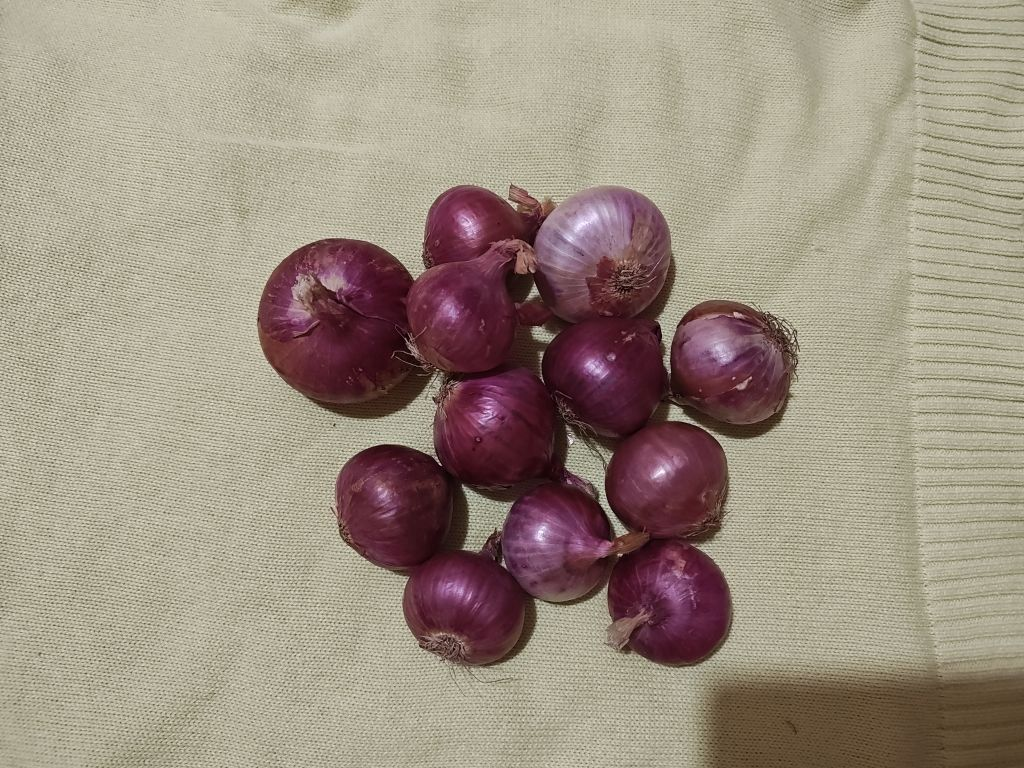
#> input picture app/samples/Onion07046.jpg, 1024 x 768 px; its folder holds only this picture in this run
$ python -i scale.py   (imports and definitions only)
#> lines starting #> are read from the running program, lines starting #| are printed output that depends on the picture; after the words box and inside, x2 and y2 are one past the last pixel; in counts of white or black regions, pixels touching at a corner belong together
"""Recovering millimetres from a photo, and degrading honestly when we can't.

THE PROBLEM THIS SOLVES
-----------------------
Onions are tipped onto the mat and roll. A bulb that covers an ArUco marker
does not make detection worse -- it makes it fail outright, because the
decoder needs the entire black square plus its quiet border. With two
markers, two unlucky onions removed every size measurement in the lot.

THE LADDER
----------
Each rung is strictly worse than the one above but strictly better than
nothing, and every result says which rung it landed on so the certificate
can state its own limits.

  HOMOGRAPHY  >=3 markers   perspective-correct, per-bulb local scale
  HOMOGRAPHY  2 markers     same maths, weaker geometry
  SINGLE      1 marker      one global mm/px, no perspective correction
  CARRIED     0 markers     scale reused from an earlier look of this lot
  MAT_EDGE    0 markers     the mat's own A4 outline -- PROVISIONAL ONLY

On a clean bench MAT_EDGE looks excellent (0.1-3 mm error on a 100 mm span,
per scripts/occlusion_stress.py). On real cluttered trays it is not: measured
against caliper ground truth it came out at 16.9 mm MAE, versus 0.5-0.7 mm for
every marker-based rung. A 17 mm error on a 60 mm bulb moves it two grade
bands, so this rung is confidently wrong rather than usefully approximate --
the worst kind of failure on a signed document.

It is kept only because some scale beats none for a relative size picture, and
it sits BELOW carried: a homography measured thirty seconds ago on the same
bench is far more trustworthy than a bright quadrilateral that could be a
tray, a cloth, or a sheet of paper. Anything at or below GRADING_FLOOR is
flagged provisional and must not be presented as a certified grade.

  NONE        nothing       uncalibrated; sizes withheld, not guessed

The last rung matters as much as the first. A number invented without a
reference would be indistinguishable from a real one on the certificate.
"""

from __future__ import annotations

from dataclasses import dataclass, field

import cv2
import numpy as np

from app.mat_layout import (
    MARKER_MM, MAT_CORNERS_MM, MAT_H_MM, MAT_W_MM, marker_corners_mm,
)

ARUCO_DICT = cv2.aruco.DICT_4X4_50
SKEW_TOLERANCE = 0.08

# Confidence attached to each rung. Used to decide whether to warn the
# operator, not to scale any measurement.
SOURCE_CONFIDENCE = {
    "homography": 1.00,
    "homography_weak": 0.85,
    "single_marker": 0.70,
    "carried": 0.40,
    "mat_edge": 0.25,   # measured at 16.9 mm MAE on cluttered trays
    "none": 0.0,
}

# At or below this, sizes are provisional: usable as a relative picture,
# not as a certified ICAR-DOGR grade.
GRADING_FLOOR = 0.35

_DETECTOR = cv2.aruco.ArucoDetector(
    cv2.aruco.getPredefinedDictionary(ARUCO_DICT),
    cv2.aruco.DetectorParameters(),
)


@dataclass
class ScaleResult:
    """How to convert this image's pixels into millimetres, and how much to
    trust the conversion."""

    calibrated: bool = False
    source: str = "none"
    mm_per_px: float | None = None          # representative, for display
    homography: np.ndarray | None = None    # image px -> mat mm
    marker_ids: list[int] = field(default_factory=list)
    markers_expected: int = 8
    perspective_skew: bool = False
    confidence: float = 0.0
    warning: str = ""

    # [39 lines left out: functions grades_certified, to_dict, _mean_side_px, _mm_per_px_from_homography, not called in this run]


def _find_mat_quad(image_bgr: np.ndarray) -> np.ndarray | None:
    """Locate the mat's own white A4 rectangle.

    Last resort when every marker is buried. The mat is the brightest large
    convex quadrilateral in frame. This can be fooled by a white tray or a
    sheet of paper, which is exactly why it is reported as a distinct,
    low-confidence source rather than folded in silently.
    """
    grey = cv2.cvtColor(image_bgr, cv2.COLOR_BGR2GRAY)

    # A featureless frame -- a blank wall, a lens cap, an overexposed shot --
    # thresholds into one full-frame blob that passes every shape test below
    # and yields confident, meaningless millimetres. Otsu always splits
    # something, so the contrast check has to happen before it runs.
    if float(grey.std()) < 12.0:
        return None

    grey = cv2.GaussianBlur(grey, (5, 5), 0)
    _, mask = cv2.threshold(grey, 0, 255, cv2.THRESH_BINARY + cv2.THRESH_OTSU)
    mask = cv2.morphologyEx(mask, cv2.MORPH_CLOSE,
                            cv2.getStructuringElement(cv2.MORPH_RECT, (25, 25)))

    contours, _ = cv2.findContours(mask, cv2.RETR_EXTERNAL, cv2.CHAIN_APPROX_SIMPLE)
    if not contours:
        return None

    frame_area = image_bgr.shape[0] * image_bgr.shape[1]
    # Upper bound as well as lower: a blob filling the frame edge-to-edge is
    # not a sheet lying on a bench, it is the absence of one. A genuine mat
    # photo has background visible around it -- and if the mat really did
    # fill the frame, its markers would be visible and we would never reach
    # this rung.
    candidates = [c for c in contours
                  if 0.12 * frame_area <= cv2.contourArea(c) <= 0.90 * frame_area]
    if not candidates:
        return None

    contour = max(candidates, key=cv2.contourArea)

    # Onions sitting over the mat's edge bite notches out of its outline, so
    # the raw contour is neither convex nor four-sided. The convex hull
    # bridges those bites and recovers the sheet the notches were cut from.
    hull = cv2.convexHull(contour)

    best = None
    perimeter = cv2.arcLength(hull, True)
    for epsilon in (0.01, 0.02, 0.03, 0.05, 0.08):
        approx = cv2.approxPolyDP(hull, epsilon * perimeter, True)
        if len(approx) == 4:
            best = approx.reshape(4, 2).astype(np.float32)
            break

    if best is None:
        # Still not a clean quadrilateral. A rotated bounding box is a
        # cruder fit -- it cannot represent perspective -- but for a mat
        # photographed near-flat it is far better than refusing to size.
        best = cv2.boxPoints(cv2.minAreaRect(hull)).astype(np.float32)

    # Sanity: an A4 sheet has a known aspect ratio. Anything wildly off is a
    # white tray or a tablecloth, not our mat, and using it would invent
    # confident millimetres from the wrong object.
    side_a = np.linalg.norm(best[1] - best[0])
    side_b = np.linalg.norm(best[2] - best[1])
    if min(side_a, side_b) <= 0:
        return None
    aspect = max(side_a, side_b) / min(side_a, side_b)
    expected = max(MAT_W_MM, MAT_H_MM) / min(MAT_W_MM, MAT_H_MM)
    if not (0.65 * expected <= aspect <= 1.5 * expected):
        return None

    # order corners TL, TR, BR, BL so they match MAT_CORNERS_MM
    summed = best.sum(axis=1)
    diffed = np.diff(best, axis=1).ravel()
    return np.array([
        best[np.argmin(summed)],   # top-left  has the smallest x+y
        best[np.argmin(diffed)],   # top-right has the smallest y-x
        best[np.argmax(summed)],   # bottom-right
        best[np.argmax(diffed)],   # bottom-left
    ], dtype=np.float32)


def detect_scale(image_bgr, carried: ScaleResult | None = None) -> ScaleResult:
    """Work down the ladder until something gives us millimetres.

    Never raises. `carried` is a scale recovered from an earlier look of the
    same lot -- the mat and phone have not moved much between two photos of
    one tray, so reusing it beats reporting nothing.
    """
    result = ScaleResult()

    if image_bgr is None or getattr(image_bgr, "size", 0) == 0:
        result.warning = "No image."
        return result

    height, width = image_bgr.shape[:2]

    try:
        grey = cv2.cvtColor(image_bgr, cv2.COLOR_BGR2GRAY)
        corners, ids, _ = _DETECTOR.detectMarkers(grey)
    except cv2.error:
        corners, ids = [], None

    found: list[tuple[int, np.ndarray]] = []
    if ids is not None:
        for corner, marker_id in zip(corners, ids.ravel()):
            marker_id = int(marker_id)
            if marker_id in {k for k in range(8)}:
                found.append((marker_id, corner.reshape(4, 2).astype(np.float32)))

    result.marker_ids = sorted(m for m, _ in found)

    # --- rungs 1 and 2: homography from two or more markers ---------------
    if len(found) >= 2:
        image_pts, mat_pts = [], []
        for marker_id, quad in found:
            image_pts.extend(quad.tolist())
            mat_pts.extend(marker_corners_mm(marker_id))

        H, _ = cv2.findHomography(
            np.array(image_pts, np.float32), np.array(mat_pts, np.float32),
            cv2.RANSAC, 3.0)

        if H is not None:
            result.calibrated = True
            result.homography = H
            result.mm_per_px = _mm_per_px_from_homography(H, width, height)
            strong = len(found) >= 3
            result.source = "homography" if strong else "homography_weak"
            result.confidence = SOURCE_CONFIDENCE[result.source]

            sides = [_mean_side_px(q) for _, q in found]
            if len(sides) >= 2 and min(sides) > 0:
                result.perspective_skew = abs(max(sides) / min(sides) - 1.0) > SKEW_TOLERANCE

            missing = 8 - len(found)
            if missing >= 4:
                result.warning = (f"{missing} of 8 markers hidden. "
                                  "Clear onions off the mat border.")
            elif not strong:
                result.warning = "Only 2 markers visible. Sizes are usable but less certain."
            return result

    # --- rung 3: a single marker ------------------------------------------
    if len(found) == 1:
        side_px = _mean_side_px(found[0][1])
        if side_px > 0:
            result.calibrated = True
            result.source = "single_marker"
            result.mm_per_px = MARKER_MM / side_px
            result.confidence = SOURCE_CONFIDENCE["single_marker"]
            result.warning = ("Only 1 marker visible. No tilt correction -- "
                              "hold the phone flat and clear the mat border.")
            return result

    # --- rung 4: reuse a scale from an earlier look of this lot ------------
    if carried is not None and carried.calibrated:
        result.calibrated = True
        result.source = "carried"
        result.mm_per_px = carried.mm_per_px
        result.homography = carried.homography
        result.confidence = SOURCE_CONFIDENCE["carried"]
        result.warning = ("No reference in this photo. Reusing the scale from an "
                          "earlier look -- valid only if the phone has not moved.")
        return result

    # --- rung 5: the mat's own outline ------------------------------------
    quad = _find_mat_quad(image_bgr)
    if quad is not None:
        H, _ = cv2.findHomography(quad, np.array(MAT_CORNERS_MM, np.float32))
        if H is not None:
            result.calibrated = True
            result.source = "mat_edge"
            result.homography = H
            result.mm_per_px = _mm_per_px_from_homography(H, width, height)
            result.confidence = SOURCE_CONFIDENCE["mat_edge"]
            result.warning = ("No marker visible. Scale taken from the mat outline -- "
                              "sizes are PROVISIONAL, not a certified grade. Reshoot with the mat clear.")
            return result

    # --- floor: refuse to invent a number ----------------------------------
    result.warning = ("Calibration mat not detected. Sizes cannot be measured. "
                      "Clear the mat border and photograph the tray again.")
    return result


# [28 lines left out: function measure_bbox_mm, not called in this run]

>>> import cv2
>>> picture = cv2.imread('samples/Onion07046.jpg')
#> picture is the input picture: shape (768, 1024, 3); mean B, G, R 129.1, 143.6, 157.1
>>> result = detect_scale(picture)
#> in detect_scale, `grey = cv2.cvtColor(image_bgr, cv2.COLOR_BGR2GRAY)`:
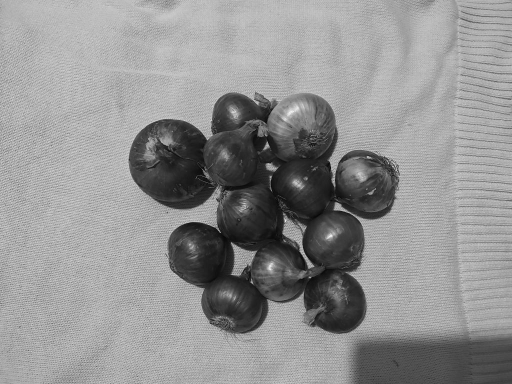
#> grey: shape (768, 1024) (shown at 1/2 size); min 3, max 253, mean 145.9
#> in detect_scale, `corners, ids, _ = _DETECTOR.detectMarkers(grey)`: corners = (); ids = None
#> in detect_scale, `result.marker_ids = sorted(m for m, _ in found)`: result.marker_ids = []
#> in _find_mat_quad, `_, mask = cv2.threshold(grey, 0, 255, cv2.THRESH_BINARY + cv2.THRESH_O..`:
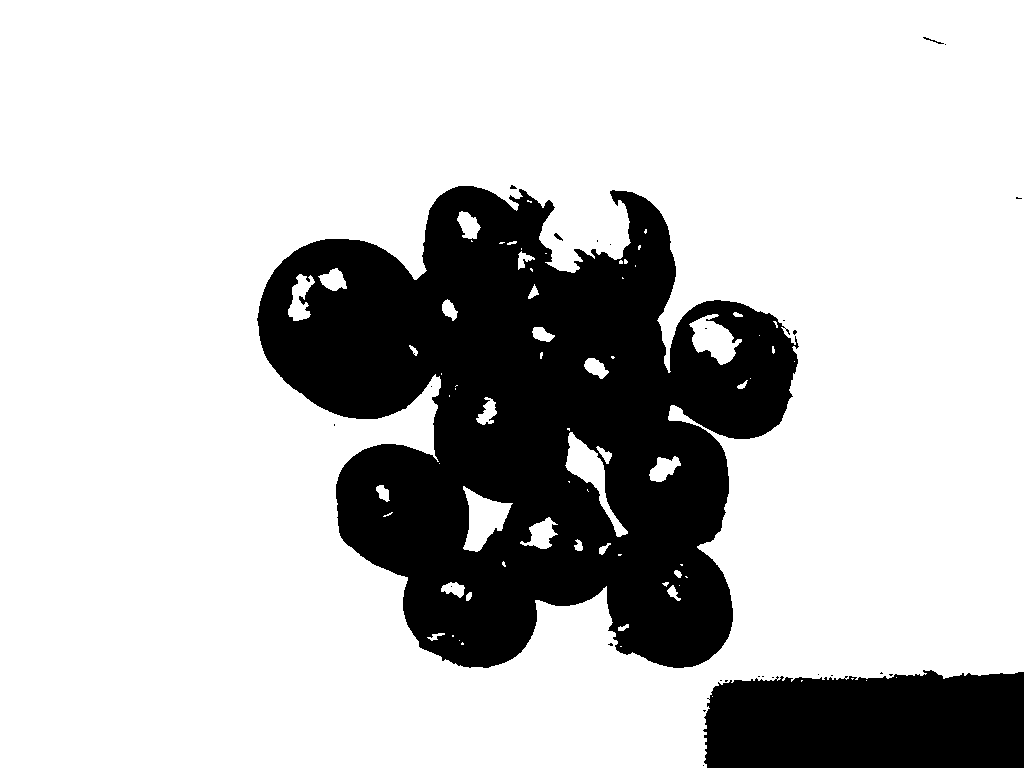
#> mask: shape (768, 1024); 76.7% white; 27 black regions (23 under 20 px), largest, box (x1, y1, x2, y2) and area: (257, 186, 799, 668) 154690, (703, 670, 1024, 768) 28681, (923, 37, 944, 44) 33, (554, 233, 563, 241) 31
#> in _find_mat_quad, `mask = cv2.morphologyEx(mask, cv2.MORPH_CLOSE, cv2.getStructuringEleme..`:
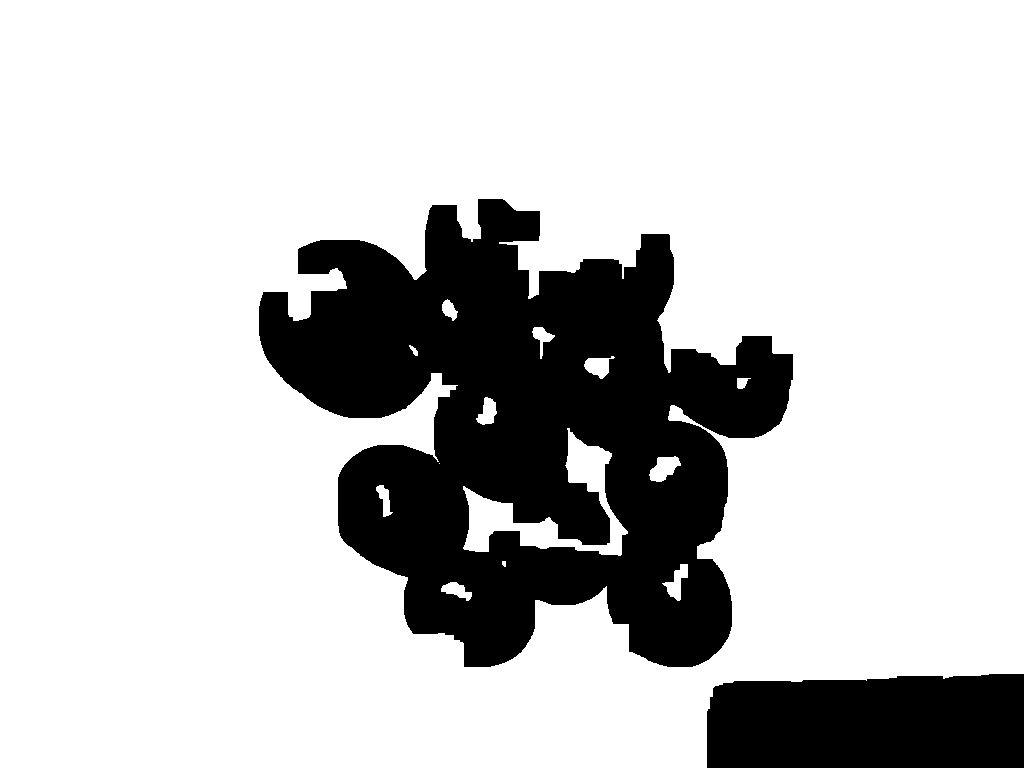
#> mask: shape (768, 1024); 78.5% white; 2 black regions
#> in _find_mat_quad, `contours, _ = cv2.findContours(mask, cv2.RETR_EXTERNAL, cv2.CHAIN_APPR..`: contours = 1 contour; box (x1, y1, x2, y2) and area: (0, 0, 1024, 768) 756458
#> in _find_mat_quad, `candidates = [c for c in contours if 0.12 * frame_area <= cv2.contourA..`: candidates = []

$ run again, on app/samples/Onion07049.jpg
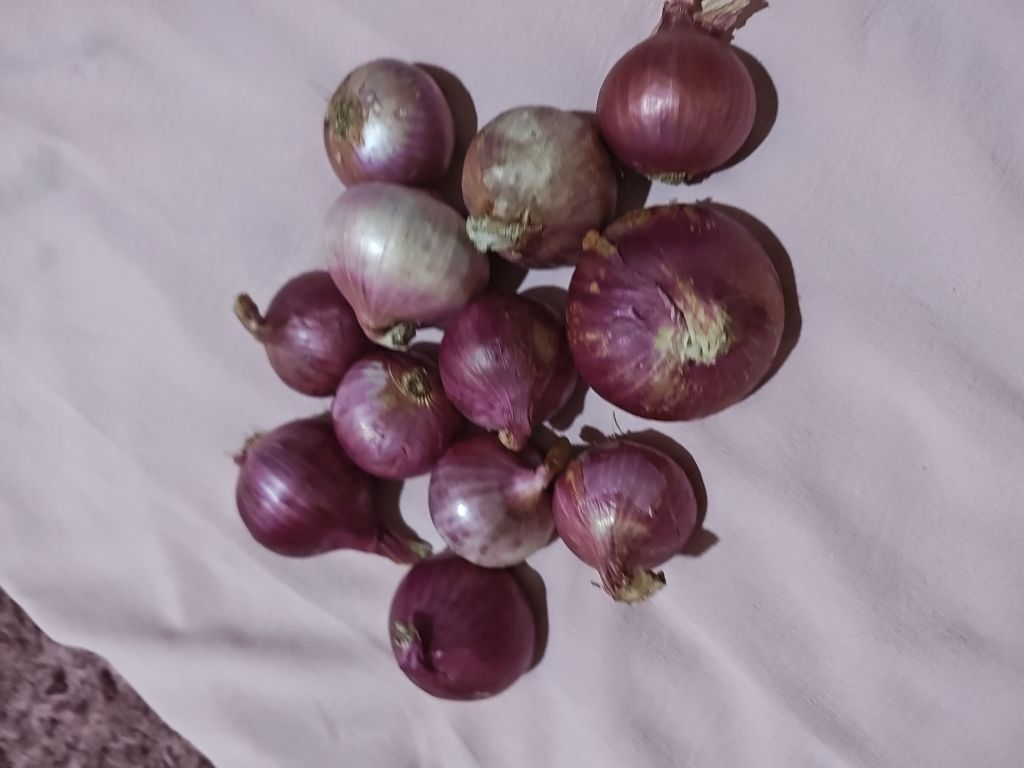
#> input picture app/samples/Onion07049.jpg, 1024 x 768 px
#> picture is the input picture: shape (768, 1024, 3); mean B, G, R 146.7, 135, 152.1
#> in detect_scale, `grey = cv2.cvtColor(image_bgr, cv2.COLOR_BGR2GRAY)`:
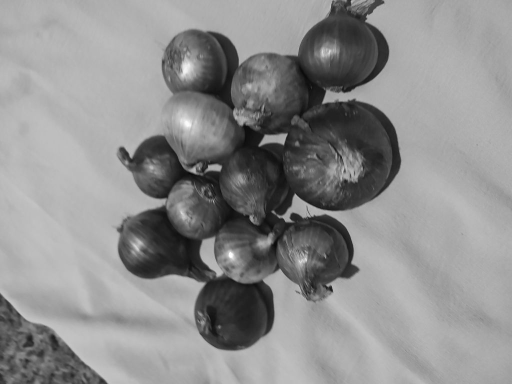
#> grey: shape (768, 1024) (shown at 1/2 size); min 4, max 255, mean 141.4
#> corners = (); ids = None
#> result.marker_ids = []
#> in _find_mat_quad, `mask = cv2.morphologyEx(mask, cv2.MORPH_CLOSE, cv2.getStructuringEleme..`:
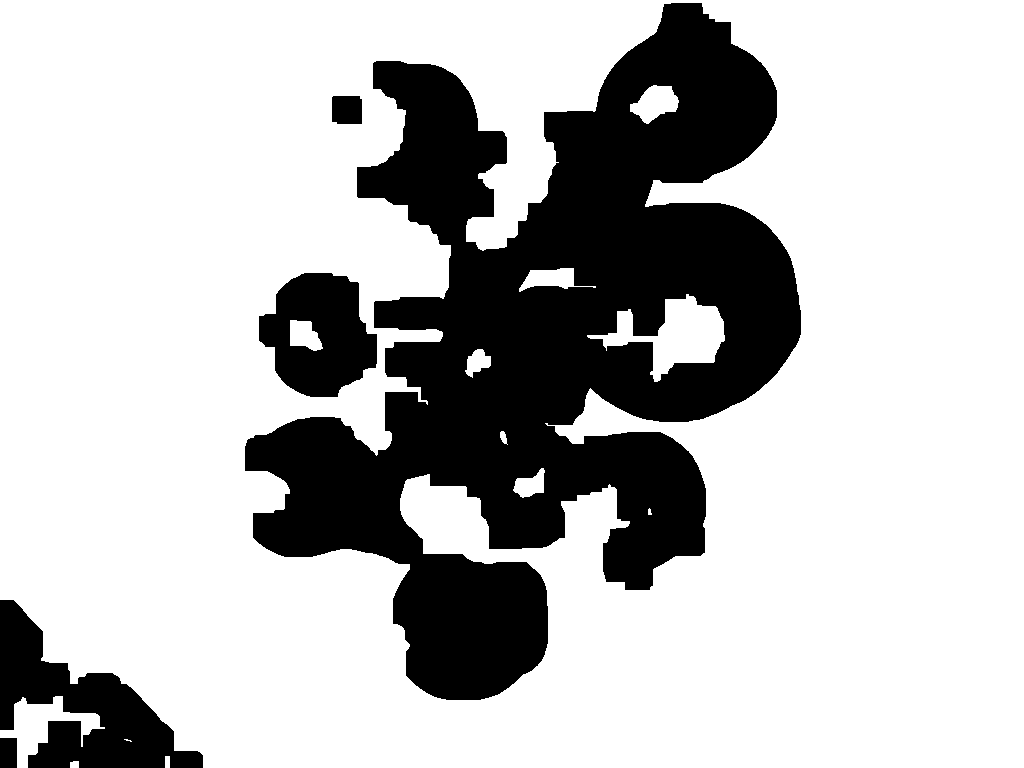
#> mask: shape (768, 1024); 74% white; 5 black regions
#> contours = 5 contours, 1 with area under 20; largest, box (x1, y1, x2, y2) and area: (0, 0, 1024, 768) 766602, (0, 696, 105, 768) 2538, (70, 761, 79, 768) 46, (165, 756, 170, 768) 44
#> candidates = []
